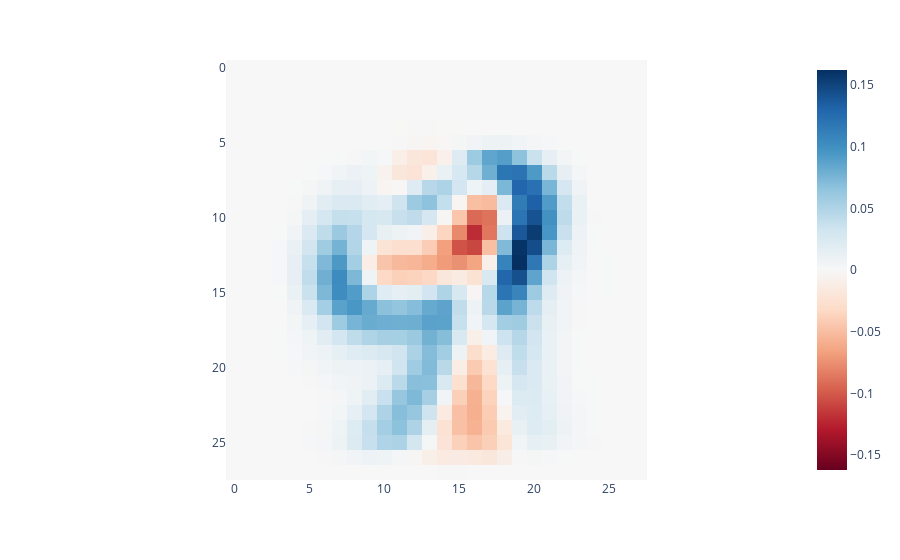

Write notebook code for a chart like this one.
### Code cell
px.imshow(U_reduced[1].reshape(28, 28), color_continuous_scale='RdBu', color_continuous_midpoint=0)

### Figure 1 — Plotly figure (JSON) as saved in the notebook; plotly's stock layout.template omitted (floating-point values rounded to 4 significant figures; data arrays with more than 128 entries replaced by an {"elided": "..."} marker saying what was removed)
{"data": [{"coloraxis": "coloraxis", "hovertemplate": "x: %{x}<br>y: %{y}<br>color: %{z}<extra></extra>", "name": "0", "type": "heatmap", "xaxis": "x", "yaxis": "y", "z": {"elided": "28x28 float values"}}], "layout": {"coloraxis": {"cmid": 0, "colorscale": [[0, "rgb(103,0,31)"], [0.1, "rgb(178,24,43)"], [0.2, "rgb(214,96,77)"], [0.3, "rgb(244,165,130)"], [0.4, "rgb(253,219,199)"], [0.5, "rgb(247,247,247)"], [0.6, "rgb(209,229,240)"], [0.7, "rgb(146,197,222)"], [0.8, "rgb(67,147,195)"], [0.9, "rgb(33,102,172)"], [1, "rgb(5,48,97)"]]}, "margin": {"t": 60}, "xaxis": {"anchor": "y", "constrain": "domain", "domain": [0, 1], "scaleanchor": "y"}, "yaxis": {"anchor": "x", "autorange": "reversed", "constrain": "domain", "domain": [0, 1]}}}
